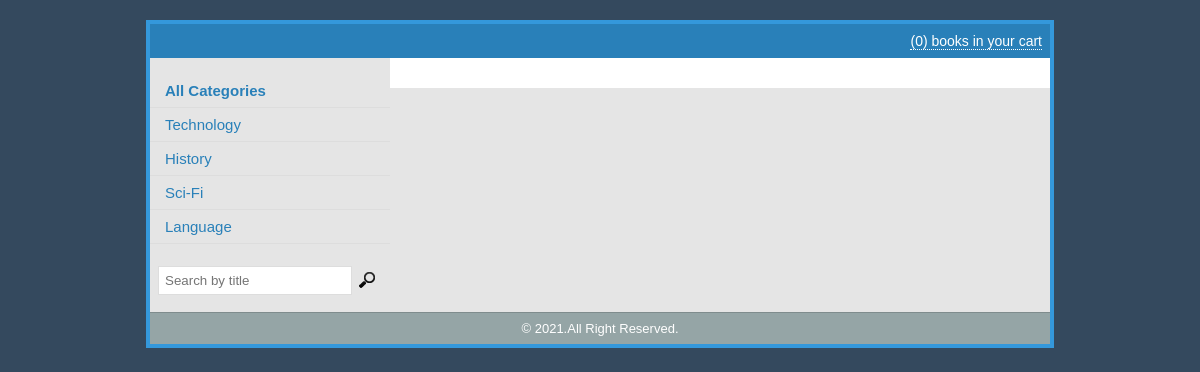
/index.php?cat=2, run on the app's committed database.
### tables this page shows
CREATE TABLE IF NOT EXISTS `categories` (
  `id` int(11) NOT NULL AUTO_INCREMENT,
  `name` varchar(255) NOT NULL,
  `remark` text NOT NULL,
  `created_date` datetime NOT NULL,
  `modified_date` datetime NOT NULL,
  PRIMARY KEY (`id`)
);

### index.php (the view, shortened to what this page needs)
<?php
	include("admin/confs/config.php");
	$cart = 0;
	$cats = mysqli_query($conn,"SELECT * FROM categories");
?>
<!DOCTYPE html>
<html>
<head>
	<link rel="stylesheet" type="text/css" href="css/style.css">
</head>
<body>
	<div class="info">
		<a href="view-cart.php">
			(<?php echo $cart ?>) books in your cart
		</a>
	</div>
	<div class="sidebar">
		<ul class="cats">
			<li>
			<b><a href="index.php">All Categories</a></b>
			</li>
			<?php while($row = mysqli_fetch_assoc($cats)): ?>
				<li>
					<a href="index.php?cat=<?php echo $row['id']?>">
						<?php echo $row['name'] ?>
					</a>
				</li>
			<?php endwhile; ?>
			<form action="index.php" method="get" class="search">
		      	<input type="text" name="q" placeholder="Search by title">
		      	<input type="submit" value=" ">
		     </form>
		</ul>
	</div>
	<div class="main">
	</div>
	<div class="footer">
		&copy; <?php echo date("Y")?>.All Right Reserved.
	</div>
</body>
</html>

### css/style.css (style rules this page uses)
html { background: #34495E; }
body { font-family: Arial, Helvetica, sans-serif; width: 900px; background: #e5e5e5; border: 4px solid #3498DB; margin: 20px auto; }
a { color: #2980B9; text-decoration: none; }
.info { background: #2980B9; padding: 8px; text-align: right; }
.info a { color: #fff; font-size: 14px; text-decoration: none; border-bottom: 1px dotted #fff; }
.sidebar { float: left; width: 240px; }
.cats { list-style: none; padding: 0; }
.cats li a { display: block; font-size: 15px; padding: 8px 15px; border-bottom: 1px solid #ddd; }
.main { float: right; width: 660px; background: #fff; }
.footer { clear: both; background: #95A5A6; color: #fff; font-size: 13px; padding: 8px; text-align: center; border-top: 1px solid #7F8C8D; }
input[type=text], input[type=password], textarea, select { font-family: Arial, Helvetica, sans-serif; border: 1px solid #ddd; padding: 6px; width: 300px; background: #fff; }
input[type=submit] { padding: 10px 24px; margin-right: 10px; }
.search { margin-top: 20px; }
.search input[type=text] { width: 180px; margin-left: 8px; }
.search input[type=submit] { width: 32px; height: 32px; cursor: pointer; background: transparent url(../images/search.png) no-repeat center center; border: 0 none; padding: 0; margin: 0 0 0 -5px; }

### data on the page
categories: name "Technology"
categories: name "History"
categories: name "Sci-Fi"
categories: name "Language"

### other printed values
$cart "0"
